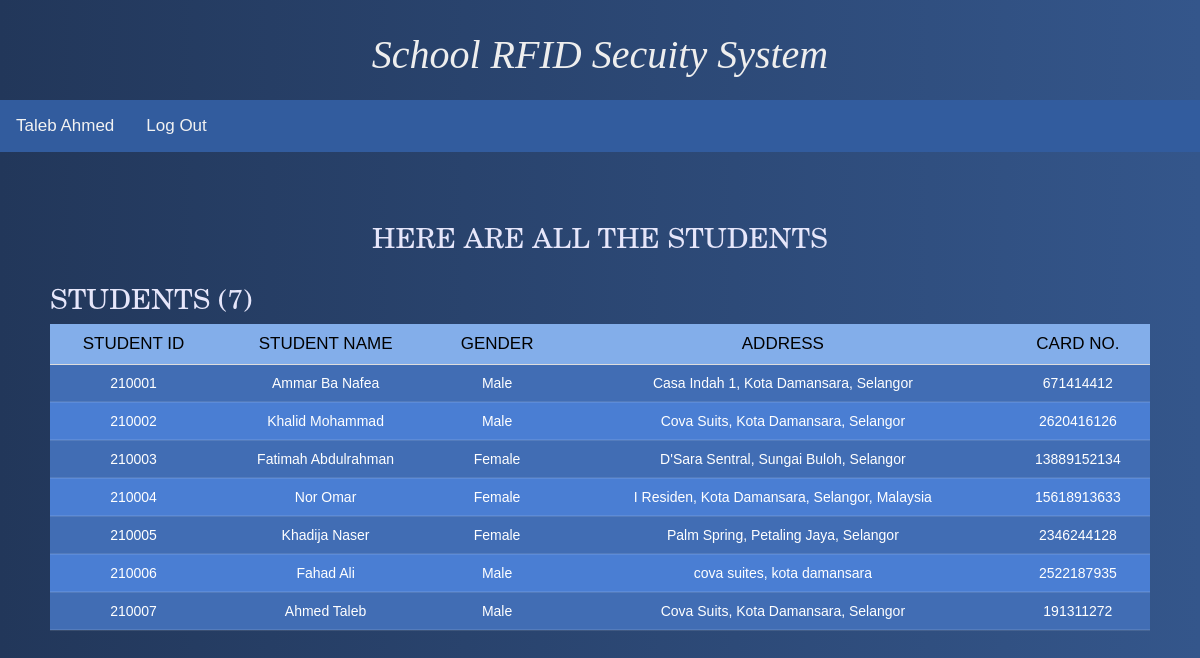
Screenshot of /School_RFID_Secuity_System/students.php (signed in) with the database file from the repository.
### tables this page shows
CREATE TABLE `students` (
  `id` int(11) NOT NULL,
  `username` varchar(30) NOT NULL DEFAULT 'None',
  `serialnumber` varchar(6) NOT NULL DEFAULT '0',
  `gender` varchar(10) NOT NULL DEFAULT 'None',
  `address` varchar(50) NOT NULL DEFAULT 'None',
  `card_uid` varchar(30) NOT NULL,
  `card_select` tinyint(1) NOT NULL DEFAULT 0,
  `user_date` date NOT NULL,
  `device_uid` varchar(20) NOT NULL DEFAULT '0',
  `device_dep` varchar(20) NOT NULL DEFAULT '0',
  `add_card` tinyint(1) NOT NULL DEFAULT 0
);

### School_RFID_Secuity_System/students.php (the view, shortened to what this page needs)
<!DOCTYPE html>
<html>
<head>
    <link rel="stylesheet" type="text/css" href="css/index.css">
</head>
<body>
<?php include'header.php'; ?>
<main>
<section>
  <h1 class="slideInDown animated">Here are all the students</h1>
  <div class="table-responsive slideInRight animated" style="max-height: 400px;">
    <table class="table">
      <thead class="table-primary">
        <tr>
          <th>Student ID</th>
          <th>Student Name</th>
          <th>Gender</th>
          <th>Address</th>
          <th>Card No.</th>
        </tr>
      </thead>
      <tbody class="table-secondary">
        <?php
          require'connectDB.php';
            $sql="select count('1') from students";
            $result=mysqli_query($conn,$sql);
            $row=mysqli_fetch_array($result);
			echo "<h2> Students ($row[0])</h2>";
            $sql = "SELECT * FROM students WHERE add_card=1 ORDER BY id ASC";
            $result = mysqli_stmt_init($conn);
            if (!mysqli_stmt_prepare($result, $sql)) {
                echo '<p class="error">SQL Error</p>';
            }
            else{
                mysqli_stmt_execute($result);
                $resultl = mysqli_stmt_get_result($result);
              if (mysqli_num_rows($resultl) > 0){
                  while ($row = mysqli_fetch_assoc($resultl)){
          ?>
                      <TR>
                      <TD><?php echo $row['serialnumber'];?></TD>
                      <TD><?php echo $row['username'];?></TD>
                      <TD><?php echo $row['gender'];?></TD>
                      <TD><?php echo $row['address'];?></TD>
                      <TD><?php echo $row['card_uid'];?></TD>
                      </TR>
        <?php
                }
            }
          }
        ?>
      </tbody>
    </table>
  </div>
</section>
</main>
</body>
</html>

### School_RFID_Secuity_System/header.php (shortened to what this page needs)
<head>
	<link rel="stylesheet" href="https://cdnjs.cloudflare.com/ajax/libs/font-awesome/4.7.0/css/font-awesome.min.css">
	<link rel='stylesheet' type='text/css' href="css/bootstrap.css"/>
	<link rel="stylesheet" href="https://maxcdn.bootstrapcdn.com/bootstrap/3.4.0/css/bootstrap.min.css">
	<link rel="stylesheet" type="text/css" href="css/header.css"/>
</head>
<header>
	<div class="header">
		<div class="logo">
		<a href="students.php">School RFID Secuity System</a>
		</div>
	</div>
		<div class="topnav" id="myTopnav">
			<?php
				if (isset($_SESSION['Admin-name'])) {
					echo '<a href="#" data-toggle="modal" data-target="#admin-account">'.$_SESSION['Admin-name'].'</a>';
					echo '<a href="logout.php">Log Out</a>';
				}
				else{
					echo '<a href="login.php">Log In</a>';
				}
			?>
		</div>
</header>

### School_RFID_Secuity_System/css/index.css (style rules this page uses)
h1 { font-size: 28px !important; color: #E6E6FA !important; text-transform: uppercase; font-weight: 300; font-family: New Century Schoolbook, TeX Gyre Schola, serif !important; text-align: center; margin-bottom: 15px; }
h2 { font-size: 28px !important; color: #E6E6FA !important; text-transform: uppercase; font-weight: 300; font-family: New Century Schoolbook, TeX Gyre Schola, serif !important; text-align: left; margin-bottom: 15px; }
th { padding: 15px; text-align: center !important; font-weight: 500; font-size: 17px; color: #000; text-transform: uppercase; border: none !important; background-color: #4A7ED37A !important; }
td { padding: 15px; text-align: center; font-weight: 300; font-size: 14px; color: #fff; border-bottom: solid 2px rgba(255,255,255,0.1); }
section { margin: 50px; }
section { overflow-x:hidden; }
.slideInRight { animation-name: slideInRight; }
.slideInDown { animation-name: slideInDown; }
.animated { animation-duration: 1s; animation-fill-mode: both; }

### School_RFID_Secuity_System/css/header.css (style rules this page uses)
* { text-decoration: none; box-sizing: border-box; }
body { background: -webkit-linear-gradient(left, #0e251f, #34568B); background: linear-gradient(to right, #22375A, #34568B); font-family: 'Roboto', sans-serif; margin: 0; font-size: 15px; }
header, main { width: 100%; display: block; margin: 0 auto; }
.header { padding: 5px; width: 100%; height: 90px; }
.logo a { text-decoration: none; font-family: Luminari, fantasy; font-size: 40px; color: #000000; font-style: italic; text-align: center; vertical-align: middle; line-height: 100px; display: block; }
.topnav { overflow: hidden; background-color: #325C9E; }
.topnav a { float: left; display: block; color: #f2f2f2; text-align: center; padding: 14px 16px; text-decoration: none !important; font-size: 17px; }
tbody tr:nth-child(odd) { background-color: #416DB4; }
tbody tr:nth-child(even) { background-color: #4A7ED3; }
html,body { margin:0; height:120%; font-family: 'Josefin Sans', sans-serif; }
.header { position:relative; overflow:hidden; display:flex; flex-wrap: wrap; justify-content: center; align-items: flex-start; align-content: flex-start; height:1vw; min-height:100px; max-height:200px; min-width:300px; color:#ffffff; }
.header:after { content:""; width:100%; height:100%; position:absolute; bottom:0; left:0; z-index:-1; background: linear-gradient(to bottom, rgba(0,0,0,0) 0%,rgba(0,0,0,0) 100%); }
.header a { color:#eee }

### rows the page displays
students: serialnumber "210001", username "Ammar Ba Nafea", gender "Male", address "Casa Indah 1, Kota Damansara, Selangor", card_uid "671414412"
students: serialnumber "210002", username "Khalid Mohammad", gender "Male", address "Cova Suits, Kota Damansara, Selangor", card_uid "2620416126"
students: serialnumber "210003", username "Fatimah Abdulrahman", gender "Female", address "D'Sara Sentral, Sungai Buloh, Selangor", card_uid "13889152134"
students: serialnumber "210004", username "Nor Omar", gender "Female", address "I Residen, Kota Damansara, Selangor, Malaysia", card_uid "15618913633"
students: serialnumber "210005", username "Khadija Naser", gender "Female", address "Palm Spring, Petaling Jaya, Selangor", card_uid "2346244128"
students: serialnumber "210006", username "Fahad Ali", gender "Male", address "cova suites, kota damansara", card_uid "2522187935"
students: serialnumber "210007", username "Ahmed Taleb", gender "Male", address "Cova Suits, Kota Damansara, Selangor", card_uid "191311272"

### other values shown
$_SESSION['Admin-name'] "Taleb Ahmed"
$row[0] "7"
